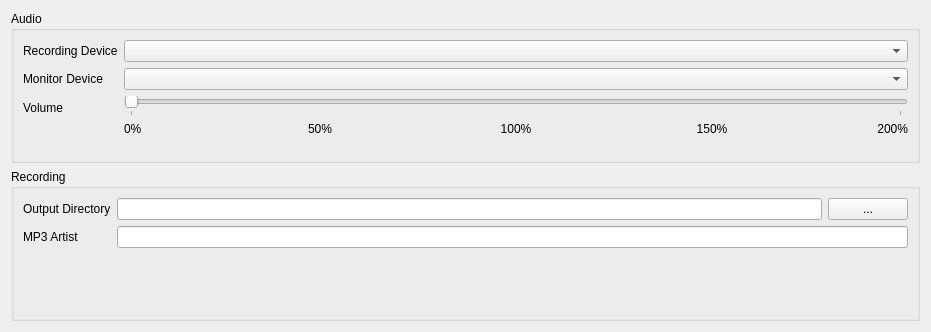
<?xml version="1.0" encoding="UTF-8"?>
<ui version="4.0">
 <class>RecordingConfiguratorPane</class>
 <widget class="QWidget" name="RecordingConfiguratorPane">
  <property name="geometry">
   <rect>
    <x>0</x>
    <y>0</y>
    <width>931</width>
    <height>332</height>
   </rect>
  </property>
  <property name="windowTitle">
   <string>Form</string>
  </property>
  <layout class="QVBoxLayout" name="verticalLayout">
   <item>
    <widget class="QGroupBox" name="gbAudio">
     <property name="title">
      <string>Audio</string>
     </property>
     <layout class="QFormLayout" name="formLayout">
      <item row="0" column="0">
       <widget class="QLabel" name="label">
        <property name="text">
         <string>Recording Device</string>
        </property>
       </widget>
      </item>
      <item row="0" column="1">
       <widget class="QComboBox" name="cbRecordDev">
        <property name="sizePolicy">
         <sizepolicy hsizetype="Expanding" vsizetype="Fixed">
          <horstretch>0</horstretch>
          <verstretch>0</verstretch>
         </sizepolicy>
        </property>
       </widget>
      </item>
      <item row="1" column="0">
       <widget class="QLabel" name="label_3">
        <property name="text">
         <string>Monitor Device</string>
        </property>
       </widget>
      </item>
      <item row="1" column="1">
       <widget class="QComboBox" name="cbMonitorDev">
        <property name="sizePolicy">
         <sizepolicy hsizetype="Expanding" vsizetype="Fixed">
          <horstretch>0</horstretch>
          <verstretch>0</verstretch>
         </sizepolicy>
        </property>
       </widget>
      </item>
      <item row="2" column="0">
       <widget class="QLabel" name="label_2">
        <property name="text">
         <string>Volume</string>
        </property>
       </widget>
      </item>
      <item row="2" column="1">
       <layout class="QVBoxLayout" name="verticalLayout_2">
        <item>
         <widget class="QSlider" name="slVolume">
          <property name="maximum">
           <number>200000000</number>
          </property>
          <property name="orientation">
           <enum>Qt::Horizontal</enum>
          </property>
          <property name="tickPosition">
           <enum>QSlider::TicksBelow</enum>
          </property>
          <property name="tickInterval">
           <number>50000000</number>
          </property>
         </widget>
        </item>
        <item>
         <layout class="QHBoxLayout" name="horizontalLayout" stretch="1,2,2,2,1">
          <item>
           <widget class="QLabel" name="label_9">
            <property name="text">
             <string>0%</string>
            </property>
           </widget>
          </item>
          <item>
           <widget class="QLabel" name="label_8">
            <property name="text">
             <string>50%</string>
            </property>
            <property name="alignment">
             <set>Qt::AlignCenter</set>
            </property>
           </widget>
          </item>
          <item>
           <widget class="QLabel" name="label_7">
            <property name="text">
             <string>100%</string>
            </property>
            <property name="alignment">
             <set>Qt::AlignCenter</set>
            </property>
           </widget>
          </item>
          <item>
           <widget class="QLabel" name="label_6">
            <property name="text">
             <string>150%</string>
            </property>
            <property name="alignment">
             <set>Qt::AlignCenter</set>
            </property>
           </widget>
          </item>
          <item>
           <widget class="QLabel" name="label_5">
            <property name="text">
             <string>200%</string>
            </property>
            <property name="alignment">
             <set>Qt::AlignRight|Qt::AlignTrailing|Qt::AlignVCenter</set>
            </property>
           </widget>
          </item>
         </layout>
        </item>
       </layout>
      </item>
     </layout>
    </widget>
   </item>
   <item>
    <widget class="QGroupBox" name="gbRecording">
     <property name="title">
      <string>Recording</string>
     </property>
     <layout class="QFormLayout" name="formLayout_2">
      <item row="0" column="0">
       <widget class="QLabel" name="label_4">
        <property name="text">
         <string>Output Directory</string>
        </property>
       </widget>
      </item>
      <item row="0" column="1">
       <layout class="QHBoxLayout" name="horizontalLayout_2">
        <item>
         <widget class="QLineEdit" name="eDirectory">
          <property name="readOnly">
           <bool>true</bool>
          </property>
         </widget>
        </item>
        <item>
         <widget class="QPushButton" name="bPicker">
          <property name="text">
           <string>...</string>
          </property>
         </widget>
        </item>
       </layout>
      </item>
      <item row="1" column="0">
       <widget class="QLabel" name="label_10">
        <property name="text">
         <string>MP3 Artist</string>
        </property>
       </widget>
      </item>
      <item row="1" column="1">
       <widget class="QLineEdit" name="eMp3Artist"/>
      </item>
     </layout>
    </widget>
   </item>
  </layout>
 </widget>
 <resources/>
 <connections/>
</ui>
